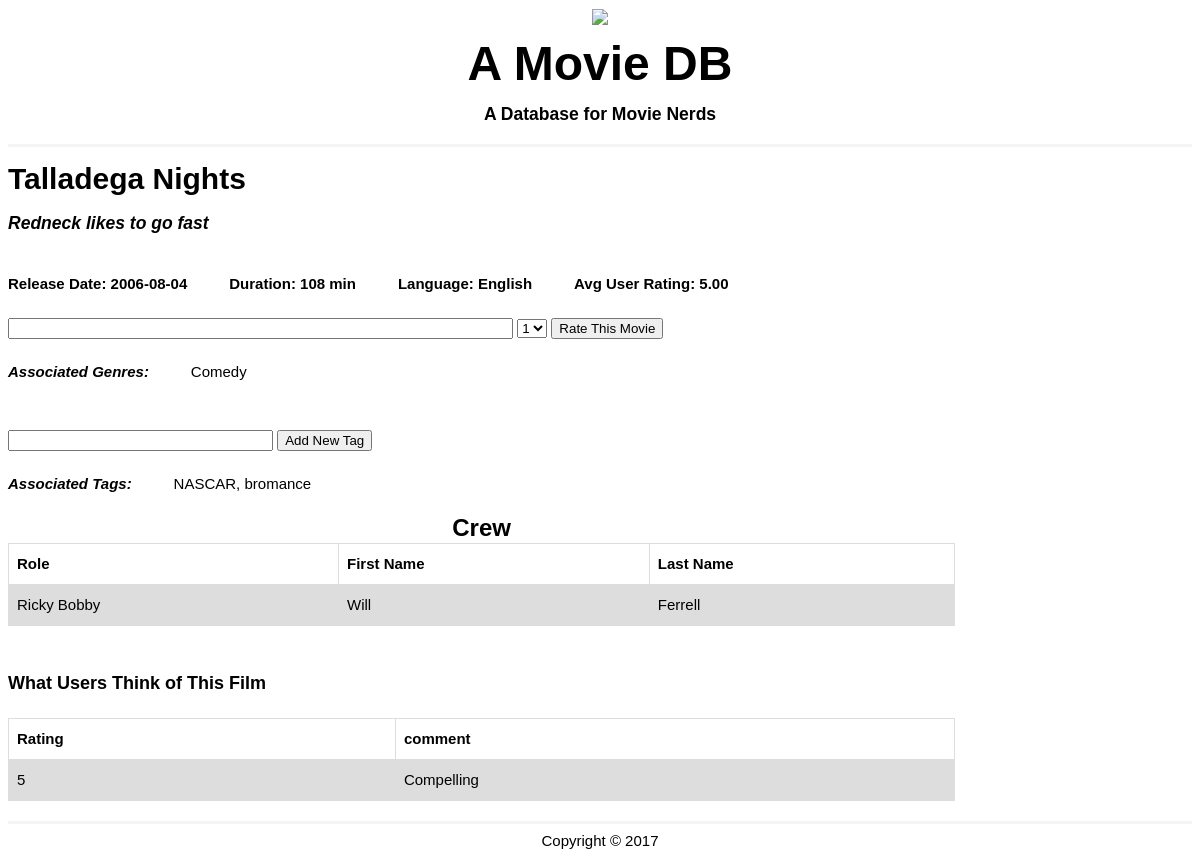
Screenshot of /movies/detailed.php?serial=Talladega Nights with the database file from the repository.
### tables this page shows
CREATE TABLE `movies` (
  `movie_id` int(11) NOT NULL AUTO_INCREMENT,
  `title` varchar(25) DEFAULT NULL,
  `summary` varchar(255) DEFAULT NULL,
  `release_date` date DEFAULT NULL,
  `language` varchar(25) DEFAULT NULL,
  `duration` int(11) DEFAULT NULL,
  PRIMARY KEY (`movie_id`)
);

CREATE TABLE `movie_genres` (
  `movie_id` int(11) DEFAULT NULL,
  `genre` varchar(25) DEFAULT NULL,
  KEY `movie_id` (`movie_id`),
  CONSTRAINT `movie_genres_ibfk_1` FOREIGN KEY (`movie_id`) REFERENCES `movies` (`movie_id`)
);

CREATE TABLE `tags` (
  `movie_id` int(11) DEFAULT NULL,
  `tag` varchar(255) DEFAULT NULL,
  KEY `movie_id` (`movie_id`),
  CONSTRAINT `tags_ibfk_1` FOREIGN KEY (`movie_id`) REFERENCES `movies` (`movie_id`)
);

CREATE TABLE `crew` (
  `movie_id` int(11) NOT NULL DEFAULT '0',
  `role` varchar(25) NOT NULL DEFAULT '',
  `fname` varchar(20) DEFAULT NULL,
  `lname` varchar(20) DEFAULT NULL,
  PRIMARY KEY (`movie_id`,`role`),
  KEY `movie_id` (`movie_id`),
  CONSTRAINT `crew_ibfk_1` FOREIGN KEY (`movie_id`) REFERENCES `movies` (`movie_id`)
);

CREATE TABLE `ratings` (
  `usr_id` int(11) NOT NULL DEFAULT '0',
  `movie_id` int(11) NOT NULL DEFAULT '0',
  `score` int(1) DEFAULT NULL,
  `comments` varchar(255) DEFAULT NULL,
  PRIMARY KEY (`usr_id`,`movie_id`),
  KEY `usr_id` (`usr_id`),
  KEY `movie_id` (`movie_id`),
  CONSTRAINT `ratings_ibfk_1` FOREIGN KEY (`usr_id`) REFERENCES `users` (`usr_id`),
  CONSTRAINT `ratings_ibfk_2` FOREIGN KEY (`movie_id`) REFERENCES `movies` (`movie_id`)
);

### movies/detailed.php (the view, shortened to what this page needs)
<?php
$host = 'localhost';
$db = 'movies';
$usr = 'root';
$pass = '';
$title = "";
if (isset($_GET["serial"])){
	$title = htmlspecialchars($_GET["serial"]);
}
$mid = "";
$summary = "";
$release = "";
$duration = "";
$language = "";
$avg = "";
$genres = "";
$numComs = "";
$comment = "";
$crew = "";
$numCrew = 0;
$tags = "";
$newtag = "";
$mysqli = new mysqli($host, $usr, $pass, $db);
$sql = "SELECT * FROM movies WHERE title = '$title'";
if($sql) {
	$data = $mysqli->query($sql) or die($mysqli->error.__LINE__);
	$details = mysqli_fetch_assoc($data);
	$mid = $details['movie_id'];
	$summary = $details['summary'];
	$release = $details['release_date'];
	$duration = $details['duration'];
	$language = $details['language'];
}
$sql = "SELECT AVG(score) avg FROM ratings WHERE movie_id = '$mid' ";
if($sql) {
	$data = $mysqli->query($sql) or die($mysqli->error.__LINE__);
	$details = mysqli_fetch_assoc($data);
	$rating = $details['avg'];
	$avg = number_format((float)$rating, 2, '.', '');
}
$sql = "SELECT comments, score FROM ratings WHERE movie_id = '$mid' ";
if($sql) {
	$data = $mysqli->query($sql) or die($mysqli->error.__LINE__);
	$numComs = $data->num_rows;
	$ratings = $data;
}
$sql = "SELECT genre FROM movie_genres WHERE movie_id = '$mid' ";
if($sql) {
	$data = $mysqli->query($sql) or die($mysqli->error.__LINE__);
	$genres = $data;
}
$sql = "SELECT tag FROM tags WHERE movie_id = '$mid' ";
if($sql) {
	$data = $mysqli->query($sql) or die($mysqli->error.__LINE__);
	$tags = $data;
}
$sql = "SELECT * FROM crew WHERE movie_id = '$mid' ";
if($sql) {
	$data = $mysqli->query($sql) or die($mysqli->error.__LINE__);
	$numCrew = $data->num_rows;
	$crew = $data;
}
?>
<!DOCTYPE html>
<html>
	<head>
	<link rel="stylesheet" href="css/style.css" type="text/css"/>
</head>
<body>
	<header>
		<div class="container">
			<div id="content">
    			<img src="reel.png" class="ribbon"/>
			</div>
			<h1><font size = "10">A Movie DB</font></h1>
			<h3>A Database for Movie Nerds</h3>
		</div>
	</header>
	<main>
		<h1><strong><b><?php echo $title?></b></strong></h1>
		<h3><i><?php echo $summary?></i></h3>
		<div class="row">
  			<div class="col-md-12">
    			<div class="well inline-headers">
      			<h4>Release Date: <?php echo $release?></h4>
      			<h4>Duration: <?php echo $duration?> min</h4>
      			<h4>Language: <?php echo $language?></h4>
      			<h4>Avg User Rating: <?php echo $avg?></h4>
    			</div>
  			</div>
		</div>
		<div class="row">
  			<div class="col-md-12">
    			<div class="well inline-headers">
    			<form name="comment" method="POST" action="<?php echo $_SERVER['PHP_SELF']; ?>">
				<input type="text" name="comment" value="<?php echo $comment; ?>" size='60%' required="">
		      		<select name="searchopt" id="rate">
						<option value="1">1</option>
					</select>
					<input type="submit" value="Rate This Movie" />
				</form>
				</div>
			</div>
		</div>
		<div class="row">
  			<div class="col-md-12">
    			<div class="well inline-headers">
					<h4><i>Associated Genres: </i></h4>
						<?php
							while($row = $genres->fetch_row()) {
								foreach($row as $cell) {
									echo $cell."   ";
								}
							}
						?>
				</div>
			</div>
		</div><br>
		<div class="row">
  			<div class="col-md-12">
    			<div class="well inline-headers">
					<form name="tag" method="POST" action="<?php echo $_SERVER['PHP_SELF']; ?>">
						<input type="text" name="tag" value="<?php echo $newtag; ?>" size='30%' required="">
						<input type="submit" value="Add New Tag" />
					</form>
				</div>
			</div>
		</div>
		<div class="row">
  			<div class="col-md-12">
    			<div class="well inline-headers">
					<h4><i>Associated Tags: </i></h4>
						<?php
							while($row = $tags->fetch_row()) {
								foreach($row as $cell) {
									echo $cell."    ";
								}
							}
						?>
				</div>
			</div>
		</div>
		<table border="1" width="80%">
			<caption><font size="5"><b>Crew</b></font></caption>
			<tr>
				<th>Role</th>
				<th>First Name</th>
				<th>Last Name</th>
			</tr>
			<?php if($numCrew == 0) : ?>
			<tr>No Crew Listed</tr>
			<?php else : ?>
				<?php
					while($row = $crew->fetch_row()) {
						echo "<tr>";
						$i =0;
						foreach($row as $cell) {
							if ($i != 0)
								echo "<td>$cell</td>";
							$i++;
						}
						echo "</tr>";
					}
					?>
				<?php endif; ?>
			</table>
			<br>
			<h5 align="left"><font size="4"><b>What Users Think of This Film</b></font></h5>
			<table border="0" width="50%">
				<tr>
					<th align="left">Rating</th>
					<th align="left">comment</th>
				</tr>
				<?php if($numComs == 0) : ?>
				<tr>No Comments</tr>
					<?php else : ?>
					<?php
						while($row = $ratings->fetch_assoc())
							printf("<tr><td>%s</td><td>%s</td></tr>", $row['score'], $row['comments']);
					?>
			</table>
				<?php endif; ?>
	</main>
	<footer>
		<div class="container">
			Copyright &copy; 2017
		</div>
	</footer>
</body>
</html>

### movies/css/style.css (style rules this page uses)
body { font-family:arial; font-size:15px; line-height:1.6em; }
.container { width:60%; margin:0 auto; overflow:auto; }
header { text-align: center; border-bottom:3px #f4f4f4 solid; }
footer { border-top:3px #f4f4f4 solid; text-align:center; padding-top:5px; }
main { padding-bottom:20px; }

### movies/detailed.php (style rules this page uses)
.inline-headers h4 { display: inline-block; vertical-align: baseline; padding-right: 1cm; }
table { font-family: arial, sans-serif; border-collapse: collapse; width: 80%; }
td, th { border: 1px solid #dddddd; text-align: left; padding: 8px; }
tr:nth-child(even) { background-color: #dddddd; }

### rows the page displays
movies: summary "Redneck likes to go fast", release_date "2006-08-04", duration "108", language "English"
movie_genres: genre "Comedy"
tags: tag "NASCAR, bromance"
crew: role "Ricky Bobby", fname "Will", lname "Ferrell"
ratings: score "5", comments "Compelling"

### other values shown
$title "Talladega Nights"
$avg "5.00"
